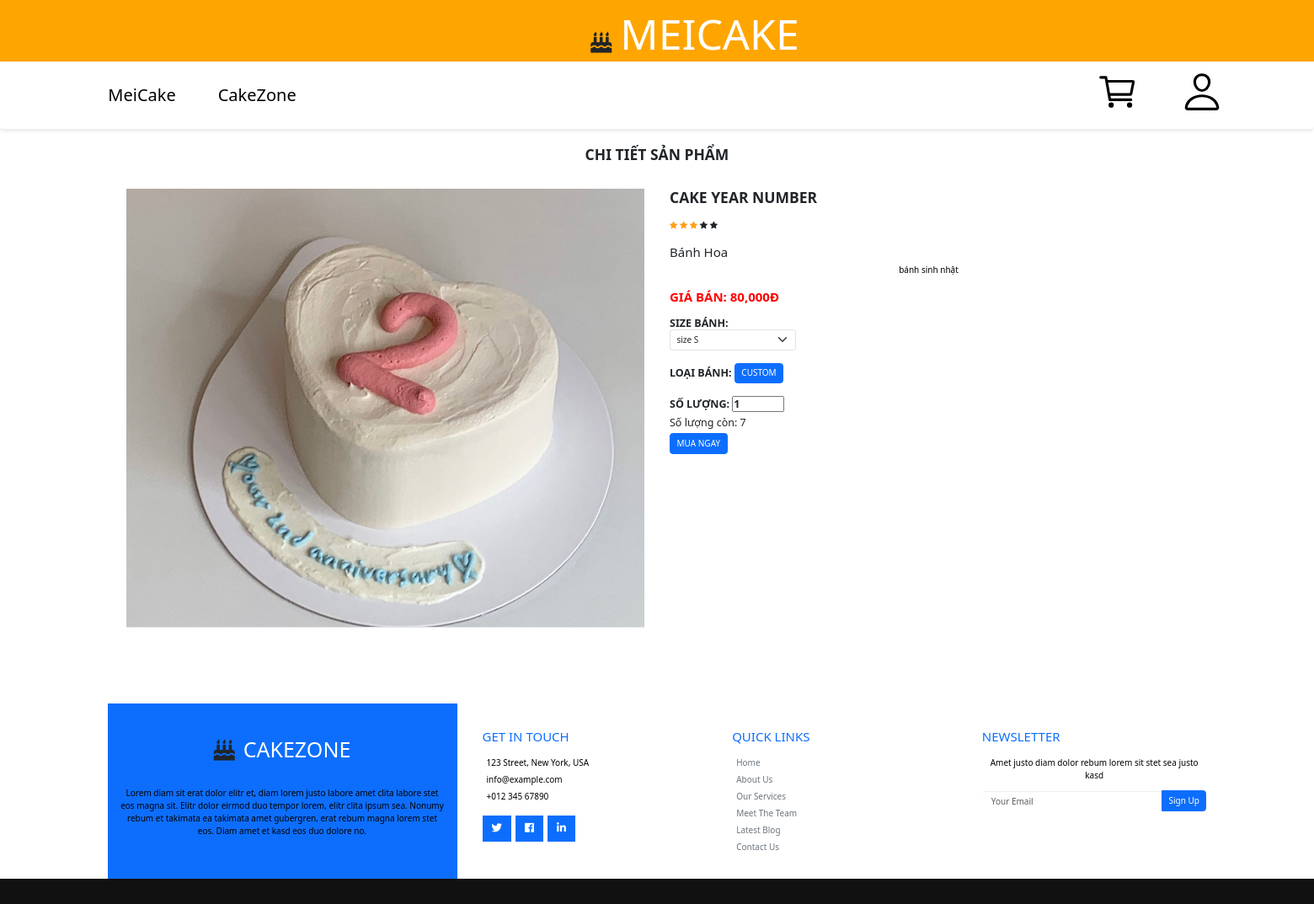
The app's page /tranngockhanh/index.php?action=ct_sanpham&idSP=45 with its own data.
### tables this page shows
CREATE TABLE `ct_sanpham` (
  `idSP` int(11) NOT NULL,
  `idTT` int(11) NOT NULL,
  `idLoai` int(11) NOT NULL,
  `soLuongTon` int(11) NOT NULL,
  `gia` float NOT NULL,
  `giaSale` float DEFAULT NULL,
  `ngayLap` date DEFAULT NULL,
  `moTa` text NOT NULL
);

CREATE TABLE `sanpham` (
  `idSP` int(11) NOT NULL,
  `tenSP` varchar(60) NOT NULL,
  `idHangSX` int(11) NOT NULL,
  `hinh` varchar(60) NOT NULL
);

CREATE TABLE `hangsx` (
  `idHangSX` int(11) NOT NULL,
  `tenHangSX` varchar(60) NOT NULL
);

CREATE TABLE `loai` (
  `idLoai` int(11) NOT NULL,
  `tenLoai` varchar(60) NOT NULL,
  `idMenu` int(11) NOT NULL
);

### tranngockhanh/Controller/ct_sanpham.php (called while the page is built)
<?php
    include "./View/ct_sanpham.php"
?>

### tranngockhanh/Model/connect.php (called while the page is built, shortened)
<?php
    class connect{
        var $db = null ;
        public function __construct()
        {
            $dsn = 'mysql:host=localhost;dbname=cakephp';
            $user = 'root';
            $pass = '';
            try {
                $this -> db = new PDO($dsn,$user,$pass,
                array(PDO::MYSQL_ATTR_INIT_COMMAND => 'SET NAMES utf8'));
            }
            catch (\Throwable $th)
            {
                echo 'Thất bại';
            }
        }
        public function getList($select)
        {
            $result = $this ->db -> query($select);
            return $result;
        }
        public function getInstance($select)
        {
            $result=$this->db->query($select);
            $result = $result->fetch();
            return $result;
        }
    }

### tranngockhanh/Model/sanpham.php (called while the page is built, shortened)
<?php
class sanpham
{
    function getTT($idSP)
    {
        $db = new connect();
        $select = " SELECT DISTINCT a.idSP, b.idTT, b.tenTT
                    FROM ct_sanpham a, tinhtrang b
                    where a.idTT = b.idTT and a.idSP=$idSP";
        $result = $db->getList($select);
        return $result;
    }
    function getDetailSP($idSP)
    {
        $db = new connect();
        $select = " SELECT b.tenSP, b.idSP, a.gia, a.giaSale, b.hinh, c.tenTT, d.tenLoai, e.tenHangSX ,a.moTa, a.soLuongTon
                    FROM ct_sanpham a, sanpham b, tinhtrang c, loai d, hangsx e
                    WHERE a.idSP = b.idSP and a.idTT = c.idTT and a.idLoai = d.idLoai
                            and e.idHangSX = b.idHangSX
                            and b.idSP = $idSP";
        $result = $db->getInstance($select);
        return $result;
    }
}

### tranngockhanh/View/ct_sanpham.php (the view, shortened to what this page needs)
<section>
    <div class="container">
        <div class="row">
            <div class="col-12 text-center">
                <h3 class="mb-5 font-weight-bold">CHI TIẾT SẢN PHẨM</h3>
            </div>
        </div>
        <article class="row">
            <form action="index.php?action=giohang" method="post">
                <div class="col-md-6">
                    <div class="tab-content">
                        <?php
                        $idSP = 0;
                        $tenSP = '';
                        $tenTT = '';
                        $gia = 0;
                        $moTa = '';
                        $hinh = '';
                        $tenLoai = '';
                        $tenHangSX = '';
                        $soLuongTon = '';
                        if (isset($_GET['idSP'])) {
                            $idSP = $_GET['idSP'];
                            $dt = new sanpham();
                            $result = $dt->getDetailSP($idSP);
                            $idSP = $result['idSP'];
                            $tenSP = $result['tenSP'];
                            $tenTT = $result['tenTT'];
                            $gia = $result['gia'];
                            $moTa = $result['moTa'];
                            $hinh = $result['hinh'];
                            $tenLoai = $result['tenLoai'];
                            $tenHangSX = $result['tenHangSX'];
                            $soLuongTon = $result['soLuongTon'];
                        }
                        ?>
                        <div class="tab-pane active">
                            <img src="Content/image/<?php echo $hinh ; ?>" alt="">
                        </div>
                    </div>
                    <ul class="preview-thumbnail nav nav-tabs">
                    </ul>
                </div>
                <div class="col-md-6">
                    <h3 class="product-title"><?php echo $tenSP; ?></h3>
                    <div class="rating">
                        <div class="stars">
                            <span class="fa fa-star checked"></span>
                            <span class="fa fa-star checked"></span>
                            <span class="fa fa-star checked"></span>
                            <span class="fa fa-star"></span>
                            <span class="fa fa-star"></span>
                        </div>
                    </div>
                    <h4 class="product-namebrand">
                        <?php echo $tenHangSX; ?>
                    </h4>
                    <p class="product-description">
                        <?php echo $moTa; ?>
                    </p>
                    <h4 class="price">Giá bán: <?php echo number_format($gia); ?>đ</h4>
                    <h5 class="colors">size bánh:
                        <select name="tenTT" class="form-select" style="width: 150px;">
                            <?php
                            $result = $dt->getTT($idSP);
                            while ($set = $result->fetch()) {
                            ?>
                                <option value="<?php echo $tenTT; ?>"><?php echo $tenTT; ?></option>
                            <?php
                            }
                            ?>
                        </select>
                        <br>
                        Loại Bánh:
                        <button type="button" class="btn btn-primary" id="setloai">
                            <?php echo $tenLoai; ?>
                        </button>
                        <br><br>
                        Số Lượng:
                        <input type="number" id="soluong" name="soluong" min="1" max="<?php echo $soLuongTon; ?>" value="1" />
                    </h5>
                    <h5>Số lượng còn: <?php echo number_format($soLuongTon); ?></h5>
                    <div class="action">
                        <button class="btn btn-primary add-to-cart" type="submit" data-toggle="modal" data-target="#myModal" <?php if ($soLuongTon === 0) echo 'style="display: none;"'; ?>>MUA NGAY</button>
                    </div>
                </div>
            </form>
        </article>
    </div>
</section>

### tranngockhanh/Content/css/nintendo.css (style rules this page uses)
body { font-family: arial; font-size: 11pt; margin: auto; }
p { text-align: center; color: black; }
h4 { font-size: 20px; font-weight: bold; }
.tab-content { overflow: hidden; }
.tab-content img { width: 100%; -webkit-animation-name: opacity; animation-name: opacity; -webkit-animation-duration: .3s; animation-duration: .3s; }
.colors { -webkit-box-flex: 1; -webkit-flex-grow: 1; -ms-flex-positive: 1; flex-grow: 1; }
.product-title, .price, .sizes, .colors { text-transform: UPPERCASE; font-weight: bold; }
.checked, .price span { color: #ff9f1a; }
.price { color: red; }
.product-title, .rating, .product-description, .price, .vote, .sizes { margin-bottom: 15px; }
.product-title { margin-top: 0; }
.add-to-cart, .like { background: #ff9f1a; padding: 1.2em 1.5em; border: none; text-transform: UPPERCASE; font-weight: bold; color: #fff; text-decoration: none; -webkit-transition: background .3s ease; transition: background .3s ease; }

### tranngockhanh/View/ct_sanpham.php (style rules this page uses)
.tab-pane img { max-width: 100%; height: auto; }

### tranngockhanh/View/footer.php (style rules this page uses)
* { margin: 0; padding: 0; box-sizing: border-box; }
.container { margin: auto; }
.row { display: flex; flex-wrap: wrap; }
ul { list-style: none; }

### records on screen
ct_sanpham: sanpham.hinh (picture), sanpham.tenSP "CAKE YEAR NUMBER", hangsx.tenHangSX "Bánh Hoa", moTa "bánh sinh nhật", gia "80,000", idLoai.tenLoai "CUSTOM", soLuongTon "7"

### other values on screen
form field tenTT "size S"
